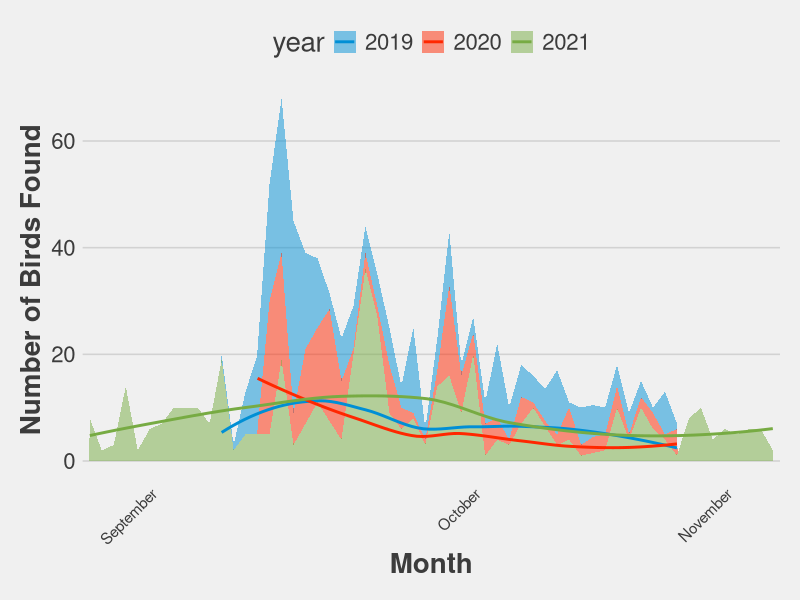
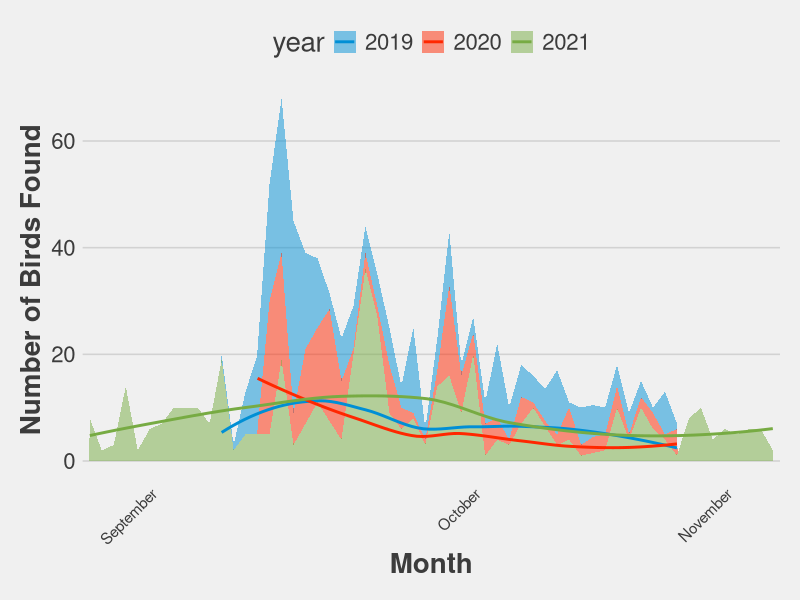

Write the R code that produced these figures, in order.
#  Load packages ----------------------------------------------------------
library(tidyverse)
library(ggthemes)
library(scales)

# Import survey data ------------------------------------------------------

bird_data <-
  # Import data
  read_csv("Data/UIUC_bird_survey_data_all_years.csv") %>%
  # Create time variables
  mutate(
    year = lubridate::year(date_mm_dd_yyyy),
    week = lubridate::week(date_mm_dd_yyyy),
    month = lubridate::month(date_mm_dd_yyyy, label = T),
    month_day = format(date_mm_dd_yyyy, format = "%m-%d")
  ) %>%
  # Arrange variables
  select(
    date_mm_dd_yyyy,
    year,
    week,
    month,
    month_day,
    everything()
  )

# Birds found by date/year ------------------------------------------------

PlotData <-
  bird_data %>%
  # Keep time vars (rows = single observations)
  select(date_mm_dd_yyyy, year, week, month, month_day) %>%
  as_tibble(.) %>%
  # Create variable of sum of birds found on given date
  group_by(date_mm_dd_yyyy) %>%
  add_count() %>%
  # Set year as a factor (not a number)
  mutate(year = as_factor(year)) %>%
  # Get rid of duplicates
  distinct()


# Plot number of birds found by month/year --------------------------------

PlotData %>%
  ggplot(., aes(x = month_day, y = n, group = year, fill = year)) +
  # Area plot in background
  geom_area(alpha = 0.5) +
  # Loess fit lit in foreground
  geom_smooth(aes(color = year), se = FALSE) +
  # Add relevant months as x-axis labels
  scale_x_discrete(
    breaks = c("09-01", "10-01", "11-02"),
    labels = c("September", "October", "November")
  ) +
  # Use fivethirtyeight color schemes
  scale_fill_fivethirtyeight() +
  scale_color_fivethirtyeight() +
  xlab("Month") +
  ylab("Number of Birds Found") +
  # Use fivethirtyeight theme
  theme_fivethirtyeight() +
  # Adjust text angles/sizes
  theme(
    axis.text.x = element_text(angle = 45, hjust = 1, size = 11),
    axis.title = element_text(size = 20, face = "bold"),
    text = element_text(size = 20),
    legend.position = "top",
    # remove grid for x axis
    panel.grid.major.x = element_blank()
  )


# Save plot ---------------------------------------------------------------

# Save as .png image
ggsave(
  filename = "Figures/NumberOfBirdsFoundByMonthYear.png",
  # use most current plot
  plot = last_plot(),
  # set plot size in inches
  width = 10,
  height = 8,
  units = "in"
)
